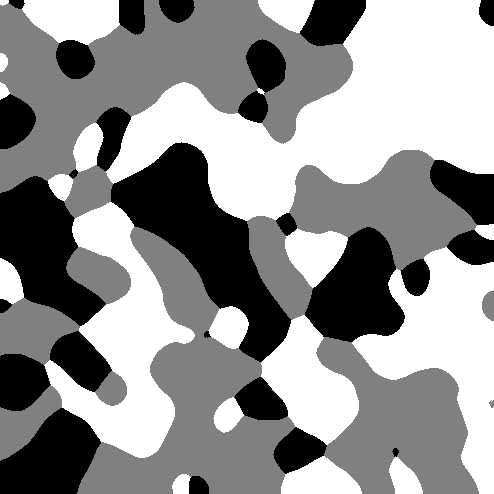
#> input picture Chapter01/data/fuel_cells/fuel_cell_3.tif, 494 x 494 px
$ jupyter execute week_1_ex_2.ipynb
#> lines starting #> are read from the running program, lines starting #| are printed output that depends on the picture
[cell 1]
import numpy as np
import matplotlib.pyplot as plt
import skimage
from loguru import logger

#### *1.1.2 Computing length of segmentation boundary*

Segmentation is one of the basic image analysis tasks. The length of the segmentation boundary may be used as a measure of segmentation quality. [4]

Assume that segmentation is represented by an image $S(x, y)$ which takes $n$ discrete values, i.e. $S : \Omega \to \{1, 2, \dots, n\}$, where $n$ is the number of segments. The image shown in Figure **1.7** has $n = 3$ values.

We define the length of the segmentation boundary as

$$
L(S) = \sum_{(x,y) \sim (x', y')} d \big( S(x, y), S(x', y') \big),
$$

where $(x, y) \sim (x', y')$ indicates two neighboring pixel locations, and $d$ is a metric

$$
d(a, b) =
\begin{cases}
    0 & \text{if } a = b \\
    1 & \text{otherwise}
\end{cases}.
$$

In other words, $L(S)$ counts all occurrences of two neighboring pixels having different labels. Note that every pair of pixels should be counted once. For neighborhood, we use *4-connectivity*, i.e., we consider only the pixels to the left, right, up, and down.

### *Data*
You may use any image with discrete pixel values. We have provided the segmentation images `fuel_cell_1.tif`, `fuel_cell_2.tif`, and `fuel_cell_3.tif`.

### *Tasks*

1. Compute the length of the segmentation boundary for all images.

2. Try avoiding loops and instead use vectorization provided by `numpy` for an efficient and compact implementation. See Figure **1.8** for a sketch of the vectorization approach.

3. Collect your code in a function that takes segmentation as an input and returns the length of the segmentation boundary as an output.

# Tasks Completion

- <input type="checkbox" checked> **Task 1**: Compute the length of the segmentation boundary for all images.
- <input type="checkbox" checked> **Task 2**: Try avoiding loops and instead use vectorization provided by `numpy` for an efficient and compact implementation.
- <input type="checkbox" checked> **Task 3**: Collect your code in a function that takes segmentation as an input and returns the length of the segmentation boundary as an output.

[cell 2]
# load the image
image = skimage.io.imread('data/fuel_cells/fuel_cell_3.tif')
#> image is the input picture: shape (494, 494); min 0, max 255, mean 145.2

# display the image
plt.imshow(image, cmap='gray')
plt.axis('off')
plt.title('Fuel Cell 3 - Segmentation Boundary')
plt.show()

# find the unique values in the image
unique_values = np.unique(image)
#> unique_values = [0, 128, 255]
print(unique_values)
#| [  0 128 255]

print(f"Image type is {image.dtype}")
#| Image type is uint8

[cell 3]
# create a copy of the image
image_copy = image.copy()
print("Original image values:", np.unique(image_copy))
#| Original image values: [  0 128 255]

[cell 4]
# Map the pixel intensities into values 0, 1, 2
mapped_image = np.zeros_like(image_copy)
mapped_image[image_copy == 0] = 0
mapped_image[image_copy == 128] = 1
mapped_image[image_copy == 255] = 2
print("After mapping, values:", np.unique(mapped_image))

[cell 5]
# convert to int32 to avoid overflow of the unit8
mapped_image = mapped_image.astype(np.int32)
# unit 8 values are from 0 to 255
# so when we do 1 - 2 we get 255 instead of -1 as the unit 8 wraps around

# calculate the row and column differences
row_diff = np.abs(mapped_image[1:] - mapped_image[:-1])
print("Row differences:", np.unique(row_diff, return_counts=True))

col_diff = np.abs(mapped_image[:,:-1] - mapped_image[:,1:])
print("Column differences:", np.unique(col_diff, return_counts=True))


fig, ax = plt.subplots(1, 2, figsize=(10, 5))
ax[0].imshow(row_diff, cmap='gray')
ax[0].set_title("Row differences")
ax[1].imshow(col_diff, cmap='gray')
ax[1].set_title("Column differences")
plt.show()
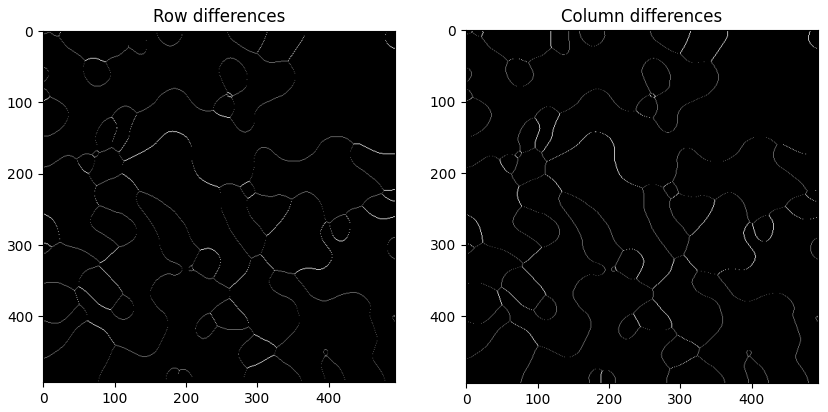
#> figure drawn by matplotlib, 2 panels

[cell 6]
count_of_row_diff = np.unique(row_diff, return_counts=True)

# indexes above 0
indexes = count_of_row_diff[0] > 0
print("Indexes above 0:", indexes)
count_of_row_diff = sum(count_of_row_diff[1][indexes])
print(count_of_row_diff)

[cell 7]
def length_of_segmentation_boundary(image):
    # create a coppy of the image
    image_copy = image.copy()
    logger.info(f"Original image values: {np.unique(image_copy)}")

    # determine the unique values in the image
    unique_values = np.unique(image_copy)
#> unique_values = [0, 128, 255]
    logger.info(f"Unique values: {unique_values}")
    for i, value in enumerate(unique_values):
        logger.info(f"Mapping {value} to {i}")
        image_copy[image_copy == value] = i
#> this loop made 3 passes
#> value on passes 1 to 3: 0, 128, 255

    logger.info(f"After mapping, values: {np.unique(image_copy)}")

    # convert to int32 to avoid overflow of the unit8
    image_copy = image_copy.astype(np.int32)
#> image_copy: shape (494, 494) int32; 3 distinct labels, from 0 to 2

    # calculate the row and column differences
    row_diff = np.abs(image_copy[1:] - image_copy[:-1])
#> row_diff: shape (493, 494) int32; 3 distinct labels, from 0 to 2
    logger.info(f"Row differences: {np.unique(row_diff, return_counts=True)}")
    col_diff = np.abs(image_copy[:,:-1] - image_copy[:,1:])
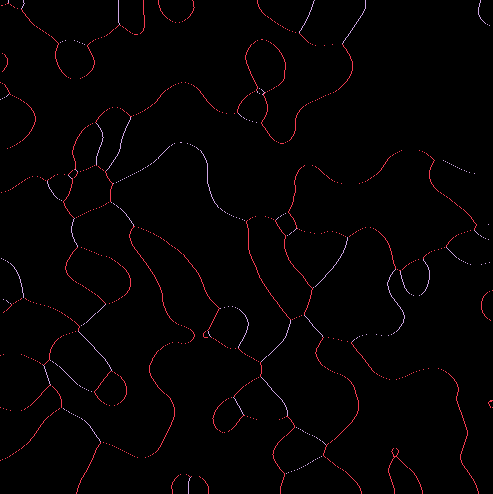
#> col_diff: shape (494, 493) int32; 3 distinct labels, from 0 to 2; one colour per label, 0 black
    logger.info(f"Column differences: {np.unique(col_diff, return_counts=True)}")

    count_of_row_diff = np.unique(row_diff, return_counts=True)
#> count_of_row_diff = ([0, 1, 2], [239561, 2913, 1068])
    indexes = count_of_row_diff[0] > 0
#> indexes = [False, True, True]
    count_of_row_diff = sum(count_of_row_diff[1][indexes])
#> count_of_row_diff = 3981
    logger.info(f"Count of row differences: {count_of_row_diff}")

    count_of_col_diff = np.unique(col_diff, return_counts=True)
#> count_of_col_diff = ([0, 1, 2], [239439, 2963, 1140])
    indexes = count_of_col_diff[0] > 0
    count_of_col_diff = sum(count_of_col_diff[1][indexes])
#> count_of_col_diff = 4103
    logger.info(f"Count of column differences: {count_of_col_diff}")

    logger.info(f"Total length of segmentation boundary: {count_of_row_diff + count_of_col_diff}")


    fig, ax = plt.subplots(1, 2, figsize=(10, 5))
    ax[0].imshow(row_diff, cmap='gray')
    ax[0].set_title("Row differences")
    ax[1].imshow(col_diff, cmap='gray')
    ax[1].set_title("Column differences")
    plt.show()
    return count_of_row_diff + count_of_col_diff

[cell 8]
length_of_segmentation_boundary(image)
#> Out = 8084

[cell 9]
# load the other images

[cell 10]
image_1 = skimage.io.imread('data/fuel_cells/fuel_cell_1.tif')
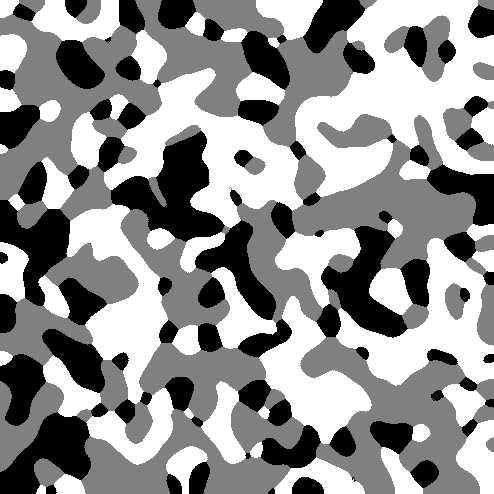
#> input picture Chapter01/data/fuel_cells/fuel_cell_1.tif, 494 x 494 px
#> image_1 is the input picture: shape (494, 494); min 0, max 255, mean 144.8
image_2 = skimage.io.imread('data/fuel_cells/fuel_cell_2.tif')
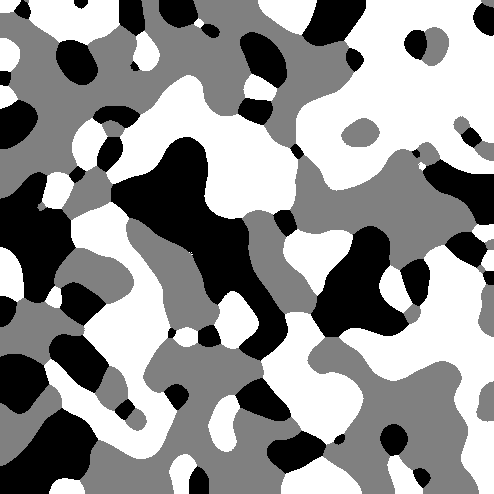
#> input picture Chapter01/data/fuel_cells/fuel_cell_2.tif, 494 x 494 px
#> image_2 is the input picture: shape (494, 494); min 0, max 255, mean 145.1
image_3 = skimage.io.imread('data/fuel_cells/fuel_cell_3.tif')

[cell 11]
length_of_segmentation_boundary(image_1)
#> the loop in length_of_segmentation_boundary (call 2), `for i, value in enumerate(unique_values):` made 3 passes
#> in length_of_segmentation_boundary (call 2), `image_copy = image_copy.astype(np.int32)`:
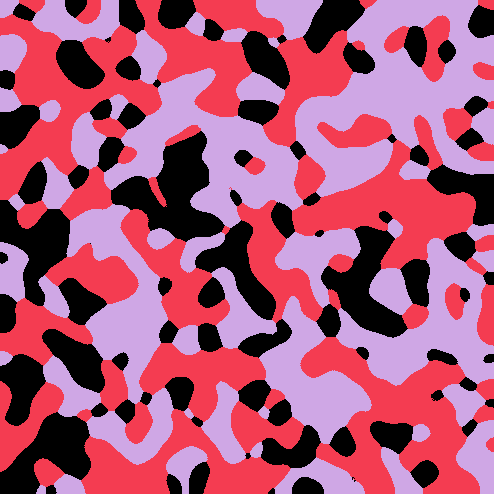
#> image_copy: shape (494, 494) int32; 3 distinct labels, from 0 to 2; one colour per label, 0 black
#> in length_of_segmentation_boundary (call 2), `row_diff = np.abs(image_copy[1:] - image_copy[:-1])`: row_diff: shape (493, 494) int32; 3 distinct labels, from 0 to 2
#> in length_of_segmentation_boundary (call 2), `col_diff = np.abs(image_copy[:,:-1] - image_copy[:,1:])`:
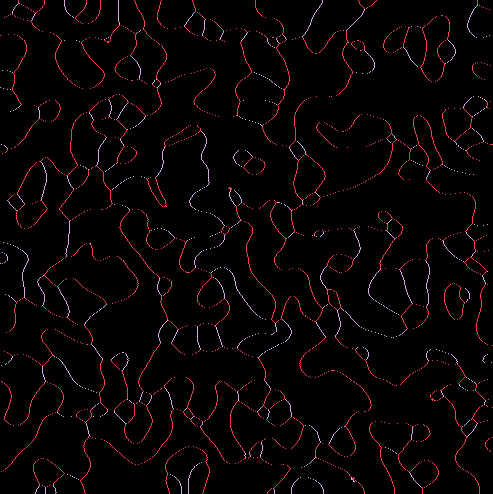
#> col_diff: shape (494, 493) int32; 3 distinct labels, from 0 to 2; one colour per label, 0 black
#> in length_of_segmentation_boundary (call 2), `count_of_row_diff = np.unique(row_diff, return_counts=True)`: count_of_row_diff = ([0, 1, 2], [235429, 5930, 2183])
#> in length_of_segmentation_boundary (call 2), `count_of_row_diff = sum(count_of_row_diff[1][indexes])`: count_of_row_diff = 8113
#> in length_of_segmentation_boundary (call 2), `count_of_col_diff = np.unique(col_diff, return_counts=True)`: count_of_col_diff = ([0, 1, 2], [235327, 5812, 2403])
#> in length_of_segmentation_boundary (call 2), `count_of_col_diff = sum(count_of_col_diff[1][indexes])`: count_of_col_diff = 8215
#> Out = 16328

[cell 12]
length_of_segmentation_boundary(image_2)
#> the loop in length_of_segmentation_boundary (call 3), `for i, value in enumerate(unique_values):` made 3 passes
#> in length_of_segmentation_boundary (call 3), `image_copy = image_copy.astype(np.int32)`:
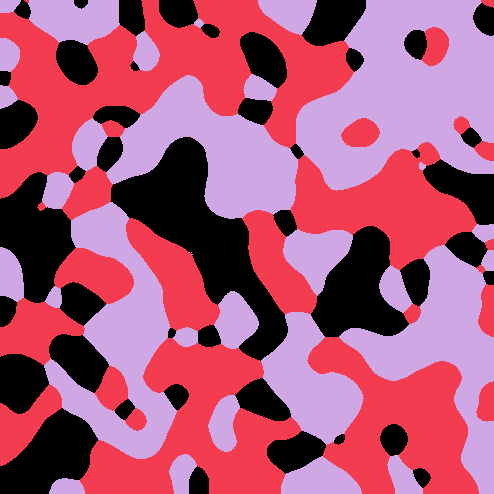
#> image_copy: shape (494, 494) int32; 3 distinct labels, from 0 to 2; one colour per label, 0 black
#> in length_of_segmentation_boundary (call 3), `row_diff = np.abs(image_copy[1:] - image_copy[:-1])`: row_diff: shape (493, 494) int32; 3 distinct labels, from 0 to 2
#> in length_of_segmentation_boundary (call 3), `col_diff = np.abs(image_copy[:,:-1] - image_copy[:,1:])`:
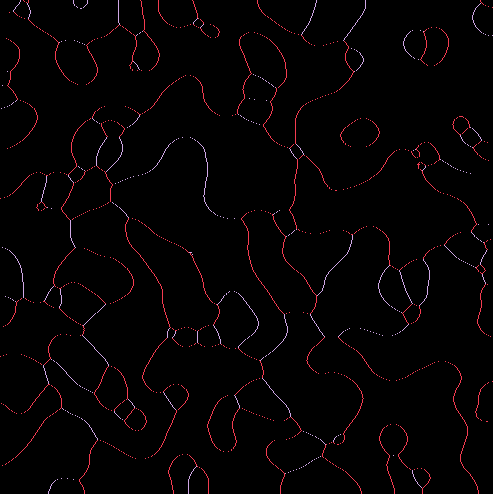
#> col_diff: shape (494, 493) int32; 3 distinct labels, from 0 to 2; one colour per label, 0 black
#> in length_of_segmentation_boundary (call 3), `count_of_row_diff = np.unique(row_diff, return_counts=True)`: count_of_row_diff = ([0, 1, 2], [238265, 3823, 1454])
#> in length_of_segmentation_boundary (call 3), `count_of_row_diff = sum(count_of_row_diff[1][indexes])`: count_of_row_diff = 5277
#> in length_of_segmentation_boundary (call 3), `count_of_col_diff = np.unique(col_diff, return_counts=True)`: count_of_col_diff = ([0, 1, 2], [238018, 3939, 1585])
#> in length_of_segmentation_boundary (call 3), `count_of_col_diff = sum(count_of_col_diff[1][indexes])`: count_of_col_diff = 5524
#> Out = 10801

[cell 13]
length_of_segmentation_boundary(image_3)
#> Out = 8084

# Practice for the above method

[cell 14]
test_image = np.array([
    [0, 1, 0, 0],
    [0, 1, 0, 0],
    [0, 1, 0, 0],
    [0, 1, 1, 1]
], dtype=np.float64)

# visualize the test iamge
fig, ax = plt.subplots(1, 1, figsize=(5, 5))
ax.imshow(test_image, cmap='gray')
ax.set_title("Test image")
ax.axis('off')
plt.tight_layout()
plt.show()

# print shape
print(test_image.shape)

# number of unique valeus
print(np.unique(test_image, return_counts=True))

[cell 15]
# test slice rows
test_image_slice_rows = test_image[:-1]
test_image_sliec2_rows = test_image[1:]

# test slice columns
test_image_slice_columns = test_image[:, :-1]
test_image_slice2_columns = test_image[:, 1:]

[cell 16]
# substract the two slices elemtwise
difference_rows = test_image_slice_rows - test_image_sliec2_rows
difference_columns = test_image_slice_columns - test_image_slice2_columns

[cell 17]
difference_rows = np.abs(difference_rows)
print(f"Difference between the rows: \n {difference_rows}")
difference_columns = np.abs(difference_columns)
print(f"Difference between the columns: \n {difference_columns}")

[cell 18]
# visualize differences
fig, ax = plt.subplots(1, 2, figsize=(10, 5))
ax[0].imshow(difference_rows, cmap='gray')
ax[0].set_title("Difference between rows")
ax[0].axis('off')
ax[1].imshow(difference_columns, cmap='gray')
ax[1].set_title("Difference between columns")
ax[1].axis('off')
plt.tight_layout()
plt.show()
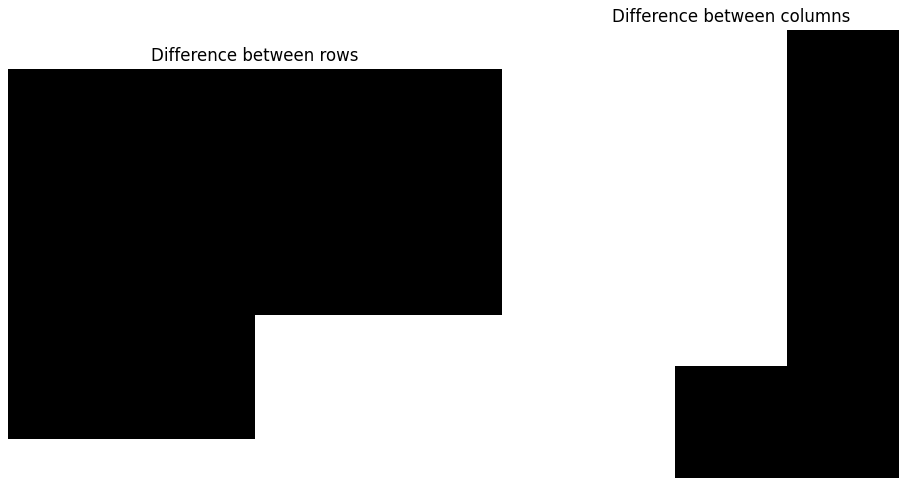
#> figure drawn by matplotlib, 2 panels

[cell 19]
# apply the method to the test image

length_of_segmentation_boundary(test_image)
#> after the loop in length_of_segmentation_boundary (call 5), `for i, value in enumerate(unique_values):`: image_copy = [[0, 1, 0, 0], [0, 1, 0, 0], [0, 1, 0, 0], [0, 1, 1, 1]]
#> in length_of_segmentation_boundary (call 5), `row_diff = np.abs(image_copy[1:] - image_copy[:-1])`: row_diff = [[0, 0, 0, 0], [0, 0, 0, 0], [0, 0, 1, 1]]
#> in length_of_segmentation_boundary (call 5), `col_diff = np.abs(image_copy[:,:-1] - image_copy[:,1:])`: col_diff = [[1, 1, 0], [1, 1, 0], [1, 1, 0], [1, 0, 0]]
#> in length_of_segmentation_boundary (call 5), `count_of_row_diff = np.unique(row_diff, return_counts=True)`: count_of_row_diff = ([0, 1], [10, 2])
#> in length_of_segmentation_boundary (call 5), `indexes = count_of_row_diff[0] > 0`: indexes = [False, True]
#> in length_of_segmentation_boundary (call 5), `count_of_row_diff = sum(count_of_row_diff[1][indexes])`: count_of_row_diff = 2
#> in length_of_segmentation_boundary (call 5), `count_of_col_diff = np.unique(col_diff, return_counts=True)`: count_of_col_diff = ([0, 1], [5, 7])
#> in length_of_segmentation_boundary (call 5), `count_of_col_diff = sum(count_of_col_diff[1][indexes])`: count_of_col_diff = 7
#> in length_of_segmentation_boundary (call 5), `plt.show()`:
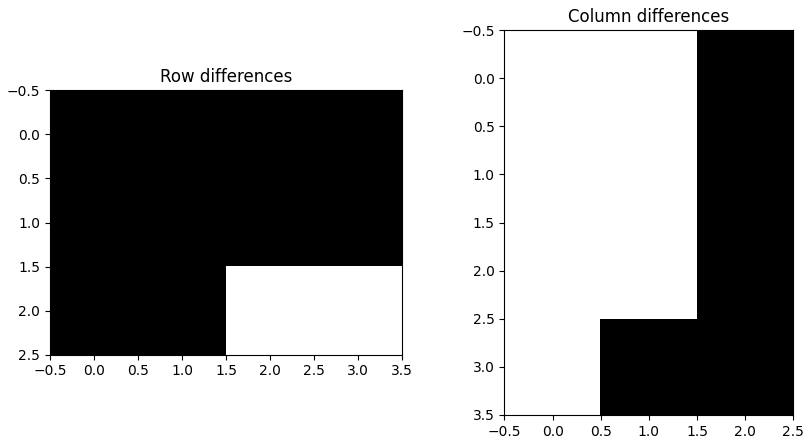
#> figure drawn by matplotlib, 2 panels
